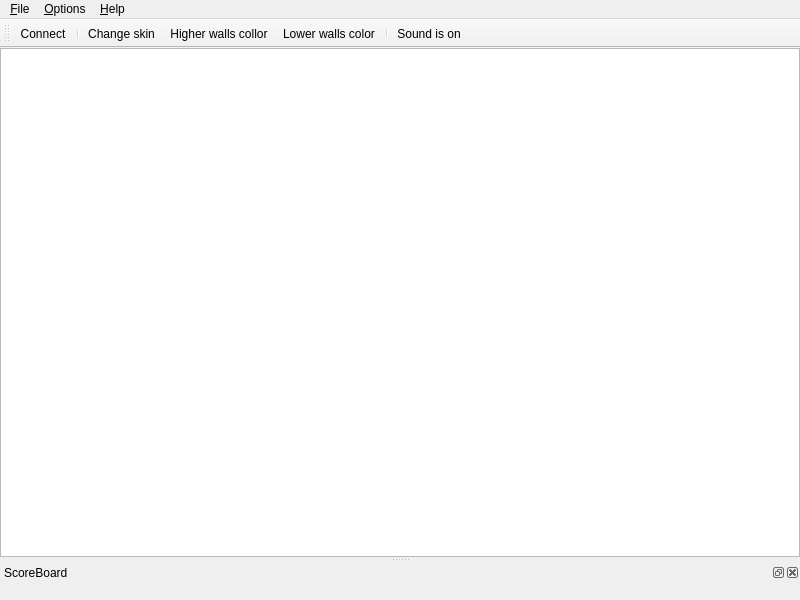
<?xml version="1.0" encoding="UTF-8"?>
<ui version="4.0">
 <class>CRQLabView</class>
 <widget class="QMainWindow" name="CRQLabView">
  <property name="geometry">
   <rect>
    <x>0</x>
    <y>0</y>
    <width>800</width>
    <height>600</height>
   </rect>
  </property>
  <property name="windowTitle">
   <string>MainWindow</string>
  </property>
  <widget class="QWidget" name="centralwidget">
   <layout class="QVBoxLayout" name="verticalLayout_Central">
    <property name="margin">
     <number>0</number>
    </property>
    <item>
     <widget class="QGraphicsView" name="graphicsView_lab">
      <property name="verticalScrollBarPolicy">
       <enum>Qt::ScrollBarAlwaysOff</enum>
      </property>
      <property name="horizontalScrollBarPolicy">
       <enum>Qt::ScrollBarAlwaysOff</enum>
      </property>
     </widget>
    </item>
   </layout>
  </widget>
  <widget class="QMenuBar" name="menubar">
   <property name="geometry">
    <rect>
     <x>0</x>
     <y>0</y>
     <width>800</width>
     <height>21</height>
    </rect>
   </property>
   <widget class="QMenu" name="menuFile">
    <property name="title">
     <string>&amp;File</string>
    </property>
    <addaction name="actionConnect"/>
    <addaction name="separator"/>
    <addaction name="actionExit"/>
   </widget>
   <widget class="QMenu" name="menuHelp">
    <property name="title">
     <string>&amp;Help</string>
    </property>
    <addaction name="actionHelp"/>
    <addaction name="actionAbout"/>
   </widget>
   <widget class="QMenu" name="menuOptions">
    <property name="title">
     <string>&amp;Options</string>
    </property>
    <addaction name="actionChange_skin"/>
    <addaction name="actionLower_walls_color"/>
    <addaction name="actionHigher_walls_collor"/>
    <addaction name="separator"/>
    <addaction name="actionSound_On_Off"/>
   </widget>
   <addaction name="menuFile"/>
   <addaction name="menuOptions"/>
   <addaction name="menuHelp"/>
  </widget>
  <widget class="QToolBar" name="toolBar">
   <property name="windowTitle">
    <string>ToolBar</string>
   </property>
   <attribute name="toolBarArea">
    <enum>TopToolBarArea</enum>
   </attribute>
   <attribute name="toolBarBreak">
    <bool>false</bool>
   </attribute>
   <addaction name="actionConnect"/>
   <addaction name="separator"/>
   <addaction name="actionChange_skin"/>
   <addaction name="actionHigher_walls_collor"/>
   <addaction name="actionLower_walls_color"/>
   <addaction name="separator"/>
   <addaction name="actionSound_On_Off"/>
  </widget>
  <widget class="QDockWidget" name="dockWidget_Score">
   <property name="windowIcon">
    <iconset>
     <normaloff>:/window/scores</normaloff>:/window/scores</iconset>
   </property>
   <property name="windowTitle">
    <string>ScoreBoard</string>
   </property>
   <attribute name="dockWidgetArea">
    <number>8</number>
   </attribute>
   <widget class="QWidget" name="dockWidgetContents_Score">
    <layout class="QVBoxLayout" name="verticalLayout">
     <item>
      <layout class="QVBoxLayout" name="scoreLayout"/>
     </item>
    </layout>
   </widget>
  </widget>
  <action name="actionAbout">
   <property name="text">
    <string>&amp;About...</string>
   </property>
  </action>
  <action name="actionReset_Viewer">
   <property name="text">
    <string>&amp;Reset Viewer</string>
   </property>
   <property name="shortcut">
    <string>Ctrl+R</string>
   </property>
  </action>
  <action name="actionConnect">
   <property name="checkable">
    <bool>true</bool>
   </property>
   <property name="icon">
    <iconset resource="default.qrc">
     <normaloff>:/images/buttons/disconnect</normaloff>
     <normalon>:/images/buttons/connect</normalon>:/images/buttons/disconnect</iconset>
   </property>
   <property name="text">
    <string>&amp;Connect</string>
   </property>
   <property name="toolTip">
    <string>Connect</string>
   </property>
   <property name="shortcut">
    <string>Ctrl+C</string>
   </property>
  </action>
  <action name="actionExit">
   <property name="icon">
    <iconset resource="default.qrc">
     <normaloff>:/images/buttons/exit</normaloff>:/images/buttons/exit</iconset>
   </property>
   <property name="text">
    <string>E&amp;xit</string>
   </property>
   <property name="shortcut">
    <string>Ctrl+Q</string>
   </property>
  </action>
  <action name="actionLower_walls_color">
   <property name="icon">
    <iconset resource="default.qrc">
     <normaloff>:/images/buttons/color_low</normaloff>:/images/buttons/color_low</iconset>
   </property>
   <property name="text">
    <string>&amp;Lower walls color</string>
   </property>
   <property name="shortcut">
    <string>Ctrl+L</string>
   </property>
  </action>
  <action name="actionHigher_walls_collor">
   <property name="icon">
    <iconset resource="default.qrc">
     <normaloff>:/images/buttons/color_high</normaloff>:/images/buttons/color_high</iconset>
   </property>
   <property name="text">
    <string>&amp;Higher walls collor</string>
   </property>
   <property name="shortcut">
    <string>Ctrl+H</string>
   </property>
  </action>
  <action name="actionSound_On_Off">
   <property name="checkable">
    <bool>true</bool>
   </property>
   <property name="icon">
    <iconset resource="default.qrc">
     <normaloff>:/images/buttons/sound_on</normaloff>
     <normalon>:/images/buttons/sound_off</normalon>:/images/buttons/sound_on</iconset>
   </property>
   <property name="text">
    <string>&amp;Sound is on</string>
   </property>
   <property name="toolTip">
    <string>Mute</string>
   </property>
   <property name="shortcut">
    <string>Ctrl+S</string>
   </property>
  </action>
  <action name="actionChange_skin">
   <property name="icon">
    <iconset resource="default.qrc">
     <normaloff>:/images/buttons/skin</normaloff>:/images/buttons/skin</iconset>
   </property>
   <property name="text">
    <string>Change s&amp;kin</string>
   </property>
   <property name="toolTip">
    <string>Change skin</string>
   </property>
  </action>
  <action name="actionHelp">
   <property name="text">
    <string>&amp;Help</string>
   </property>
   <property name="shortcut">
    <string>F1</string>
   </property>
  </action>
 </widget>
 <resources>
  <include location="default.qrc"/>
 </resources>
 <connections>
  <connection>
   <sender>actionExit</sender>
   <signal>triggered()</signal>
   <receiver>CRQLabView</receiver>
   <slot>close()</slot>
   <hints>
    <hint type="sourcelabel">
     <x>-1</x>
     <y>-1</y>
    </hint>
    <hint type="destinationlabel">
     <x>334</x>
     <y>176</y>
    </hint>
   </hints>
  </connection>
 </connections>
</ui>
